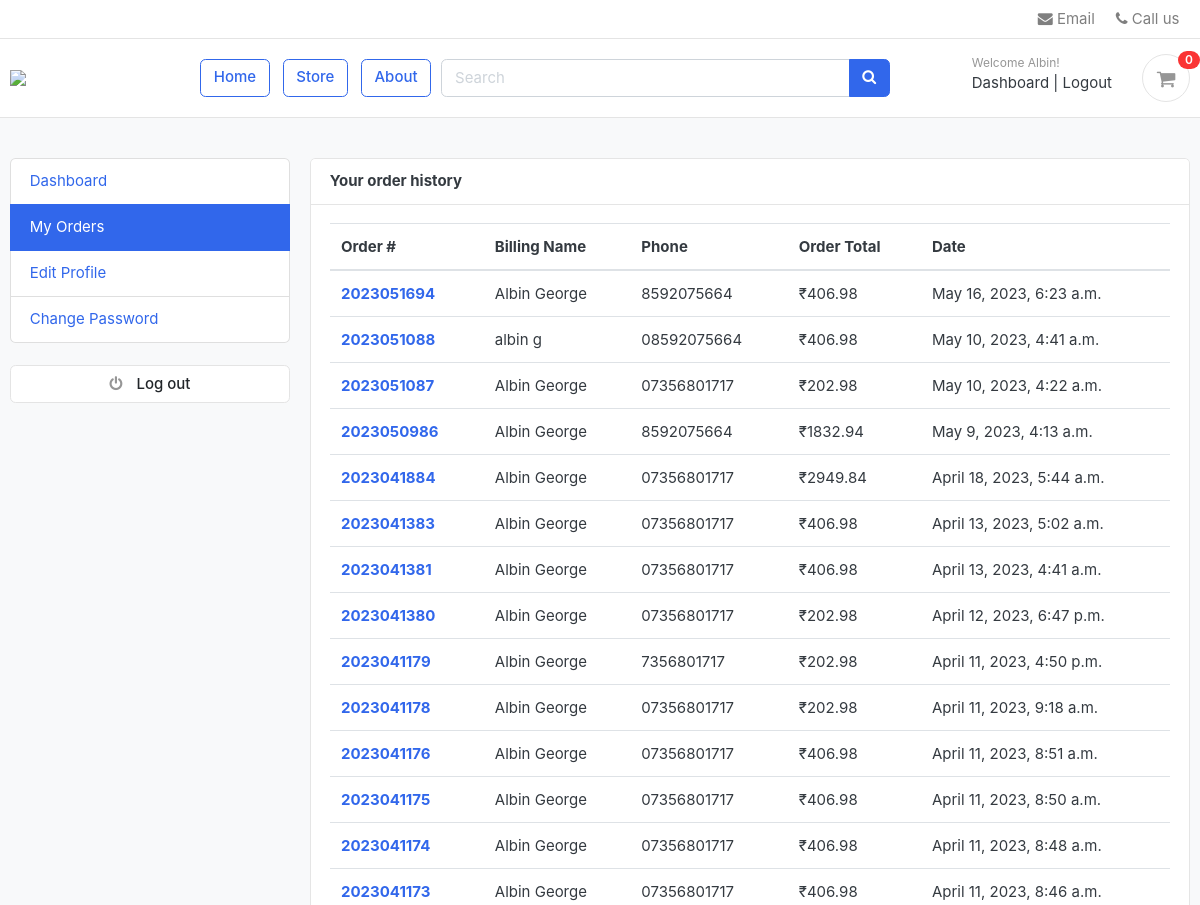
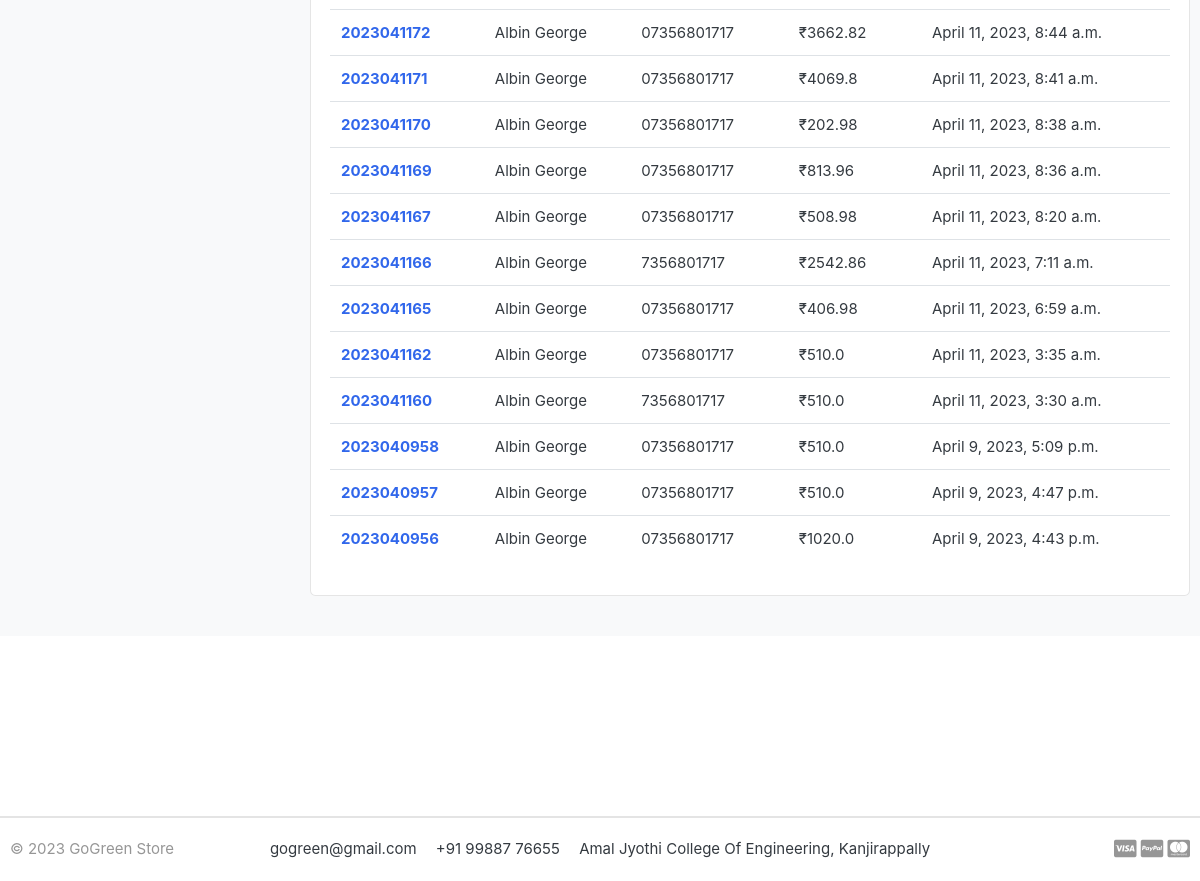
The page /accounts/my_orders/ (signed in) on the database its author committed (2 pictures, top to bottom).
### accounts/models.py (models this page shows, shortened)
class Account(PermissionsMixin,AbstractBaseUser):
    first_name = models.CharField(max_length=50)
    last_name = models.CharField(max_length=50)
    username = models.CharField(max_length=50, unique=True)
    email = models.EmailField(max_length=50, unique=True)
    phone_number = models.CharField(max_length=50)
    date_joined = models.DateTimeField(auto_now_add=True)
    last_login = models.DateTimeField(auto_now_add=True)
    is_admin = models.BooleanField(default=False)
    is_staff = models.BooleanField(default=False)
    is_seller = models.BooleanField(default=False)
    is_active = models.BooleanField(default=False)
    is_superadmin = models.BooleanField(default=False)
    is_superuser = models.BooleanField(default=False)
    USERNAME_FIELD = 'email'
    REQUIRED_FIELDS = ['username', 'first_name', 'last_name']
    objects = MyAccountManager()

### orders/models.py (models this page shows, shortened)
class Order(models.Model):
    STATUS = (
        ('Confirmed', 'Confirmed'), ('Delivered', 'Delivered'),
    )
    user = models.ForeignKey(Account, on_delete=models.SET_NULL, null=True)
    payment = models.ForeignKey(Payment, on_delete=models.SET_NULL, blank=True, null=True)
    order_number = models.CharField(max_length=20)
    first_name = models.CharField(max_length=50)
    last_name = models.CharField(max_length=50)
    phone = models.CharField(max_length=15)
    email = models.EmailField(max_length=50)
    address_line_1 = models.CharField(max_length=50)
    address_line_2 = models.CharField(max_length=50, blank=True)
    country = models.CharField(max_length=50)
    state = models.CharField(max_length=50)
    city = models.CharField(max_length=50)
    order_note = models.CharField(max_length=100, blank=True)
    order_total = models.FloatField()
    tax = models.FloatField()
    status = models.CharField(max_length=10, choices=STATUS)
    ip = models.CharField(blank=True, max_length=20)
    is_ordered = models.BooleanField(default=False)
    created_at = models.DateTimeField(auto_now_add=True)
    updated_at = models.DateTimeField(auto_now=True)
    def full_name(self):
        return f'{self.first_name} {self.last_name}'

### accounts/views.py (the view)
# urls.py: path('my_orders/', views.my_orders, name='my_orders'),
def my_orders(request):
    orders = Order.objects.filter(user=request.user, is_ordered=True).order_by('-created_at')
    auto_search = Product.objects.all()
    context = {'orders': orders, 'auto_search': auto_search, }
    return render(request, 'accounts/my_orders.html', context)

### carts/context_processors.py (called while the page is built)
def counter(request):
    cart_count = 0
    if 'admin' in request.path:
        return {}
    else:
        try:
            cart = Cart.objects.filter(cart_id=_cart_id(request))
            if request.user.is_authenticated:
                cart_items = CartItem.objects.all().filter(user=request.user)
            else:
                cart_items = CartItem.objects.all().filter(cart=cart[:1])
            for cart_item in cart_items:
                cart_count += cart_item.quantity
        except Cart.DoesNotExist:
            cart_count = 0
    return dict(cart_count=cart_count)

### carts/views.py (called while the page is built)
def _cart_id(request):
    cart = request.session.session_key
    if not cart:
        cart = request.session.create()
    return cart

### category/context_processors.py (called while the page is built)
def menu_links(request):
    links = Category.objects.all()
    return dict(links=links)

### templates/accounts/my_orders.html (shortened to what this page needs)
{% extends 'base.html' %}
{% block content %}
<section class="section-conten padding-y bg">
<div class="container">
	<div class="row">
	{% include 'includes/dashboard_sidebar.html' %}
	<main class="col-md-9">
		<article class="card">
		<header class="card-header">
			<strong class="d-inline-block mr-3">Your order history</strong>
		</header>
		<div class="card-body">
			<div class="row">
			<div class="col-md-12">
				<table class="table table-hover">
				  <thead>
				    <tr>
				      <th scope="col">Order #</th>
				      <th scope="col">Billing Name</th>
				      <th scope="col">Phone</th>
				      <th scope="col">Order Total</th>
							<th scope="col">Date</th>
				    </tr>
				  </thead>
				  <tbody>
                  {% for order in orders %}
				    <tr>
				      <th scope="row"><a href="{% url 'order_detail' order.order_number %}">{{order.order_number}}</a></th>
				      <td>{{order.full_name}}</td>
				      <td>{{order.phone}}</td>
				      <td>₹{{order.order_total}}</td>
                      <td>{{order.created_at}}</td>
				    </tr>
				{% endfor %}
				  </tbody>
				</table>
			</div>
			</div>
		</div>
		</article>
	</main>
</div>
</div>
</section>
    <br><br><br><br><br><br><br><br>
{% endblock %}

### templates/includes/navbar.html (shortened to what this page needs)
{% load static %}
<header class="section-header">
    <nav class="navbar p-md-0 navbar-expand-sm navbar-light border-bottom">
        <div class="container">
            <div class="collapse navbar-collapse" id="navbarTop4">
                <ul class="navbar-nav">
                    <li><a href="mailto:projectag28@gmail.com" class="nav-link"> <i class="fa fa-envelope"></i> Email
                    </a></li>
                    <li><a href="tel:+918592075669" class="nav-link"> <i class="fa fa-phone"></i> Call us </a></li>
                </ul>
            </div>
        </div>
    </nav>
    <section class="header-main border-bottom">
        <div class="container">
            <div class="row align-items-center">
                <div class="col-lg-2 col-md-3 col-6">
                    <a href="{% url 'home' %}" class="brand-wrap">
                        <img class="logo" src="{% static './images/logo11.png' %}">
                    </a>
                </div>
                <a href="{% url 'home' %}" class="btn btn-outline-primary">Home</a>
                <a href="{% url 'store' %}" class="btn btn-outline-primary">Store</a>
                <a href="{% url 'about' %}" class="btn btn-outline-primary">About</a>
                 <div class="col-lg  col-md-6 col-sm-12 col">
                    <form action="{% url 'search' %}" class="search" method='GET'>
                        <div class="input-group w-70">
                            <input type="text" class="form-control" style="width:60%;" placeholder="Search"
                                   name="keyword" id="tags" required>
                            <div class="input-group-append">
                                <button class="btn btn-primary" type="submit">
                                    <i class="fa fa-search"></i>
                                </button>
                            </div>
                        </div>
                    </form>
                </div>
                <div class="col-lg-3 col-sm-6 col-8 order-2 order-lg-3">
                    <div class="d-flex justify-content-end mb-3 mb-lg-0">
                        {% if user.id is None %}
                            <div class="widget-header">
                                <small class="title text-muted">Welcome guest!</small>
                                <div>
                                    <a href="{% url 'login' %}">Sign in</a> <span class="dark-transp"> | </span>
                                    <a href="{% url 'register' %}"> Register</a>
                                </div>
                            </div>
                        {% else %}
                            <div class="widget-header">
                                <small class="title text-muted">Welcome {{ user.first_name }}!</small>
                                <div>
                                    <a href="{% url 'dashboard' %}">Dashboard</a> <span class="dark-transp"> | </span>
                                    <a href="{% url 'logout' %}"> Logout</a>
                                </div>
                            </div>
                        {% endif %}
                        <a href="{% url 'cart' %}" class="widget-header pl-3 ml-3">
                            <div class="icon icon-sm rounded-circle border"><i class="fa fa-shopping-cart"></i></div>
                            <span class="badge badge-pill badge-danger notify">{{ cart_count }}</span>
                        </a>
                    </div>
                </div>
            </div>
        </div>
    </section>
</header>

### static/css/ui.css (style rules this page uses)
html { font-family: "Inter", sans-serif; font-size: 15px; }
.icon-xs, .icon-sm, .icon-md, .icon-lg { display: inline-block; text-align: center; flex-shrink: 0; flex-grow: 0; }
.icon-sm { width: 48px; height: 48px; line-height: 48px !important; font-size: 20px; }
.padding-y { padding-top: 40px; padding-bottom: 40px; }
article:after, .form-group:after { display: block; clear: both; content: ""; }
.bg { background-color: #f8f9fa; }
.header-main { position: relative; padding-top: 1rem; padding-bottom: 1rem; }
.brand-wrap .logo, .navbar-brand .logo { margin-right: 7px; max-height: 42px; display: inline-block; }
.widget-header { display: inline-block; vertical-align: middle; position: relative; }
.widget-header a { color: #343a40; }
.widget-header i { color: #969696; }
.widget-header .title { display: block; }
.widget-header .notify { position: absolute; top: -3px; right: -10px; }
.notify { position: absolute; top: -4px; right: -10px; display: inline-block; padding: 0.25em 0.6em; font-size: 12px; line-height: 1; text-align: center; border-radius: 3rem; color: #fff; background-color: #fa3434; }

### rows shown on the page
Account: first_name "Albin"
Order: order_number "2023051694", full_name "Albin George", phone "8592075664", order_total "406.98", created_at "May 16, 2023, 6:23 a.m."
Order: order_number "2023051088", full_name "albin g", phone "08592075664", order_total "406.98", created_at "May 10, 2023, 4:41 a.m."
Order: order_number "2023051087", full_name "Albin George", phone "07356801717", order_total "202.98", created_at "May 10, 2023, 4:22 a.m."
Order: order_number "2023050986", full_name "Albin George", phone "8592075664", order_total "1832.94", created_at "May 9, 2023, 4:13 a.m."
Order: order_number "2023041884", full_name "Albin George", phone "07356801717", order_total "2949.84", created_at "April 18, 2023, 5:44 a.m."
Order: order_number "2023041383", full_name "Albin George", phone "07356801717", order_total "406.98", created_at "April 13, 2023, 5:02 a.m."
Order: order_number "2023041381", full_name "Albin George", phone "07356801717", order_total "406.98", created_at "April 13, 2023, 4:41 a.m."
Order: order_number "2023041380", full_name "Albin George", phone "07356801717", order_total "202.98", created_at "April 12, 2023, 6:47 p.m."
Order: order_number "2023041179", full_name "Albin George", phone "7356801717", order_total "202.98", created_at "April 11, 2023, 4:50 p.m."
Order: order_number "2023041178", full_name "Albin George", phone "07356801717", order_total "202.98", created_at "April 11, 2023, 9:18 a.m."
Order: order_number "2023041176", full_name "Albin George", phone "07356801717", order_total "406.98", created_at "April 11, 2023, 8:51 a.m."
Order: order_number "2023041175", full_name "Albin George", phone "07356801717", order_total "406.98", created_at "April 11, 2023, 8:50 a.m."
Order: order_number "2023041174", full_name "Albin George", phone "07356801717", order_total "406.98", created_at "April 11, 2023, 8:48 a.m."
Order: order_number "2023041173", full_name "Albin George", phone "07356801717", order_total "406.98", created_at "April 11, 2023, 8:46 a.m."
Order: order_number "2023041172", full_name "Albin George", phone "07356801717", order_total "3662.82", created_at "April 11, 2023, 8:44 a.m."
Order: order_number "2023041171", full_name "Albin George", phone "07356801717", order_total "4069.8", created_at "April 11, 2023, 8:41 a.m."
Order: order_number "2023041170", full_name "Albin George", phone "07356801717", order_total "202.98", created_at "April 11, 2023, 8:38 a.m."
Order: order_number "2023041169", full_name "Albin George", phone "07356801717", order_total "813.96", created_at "April 11, 2023, 8:36 a.m."
Order: order_number "2023041167", full_name "Albin George", phone "07356801717", order_total "508.98", created_at "April 11, 2023, 8:20 a.m."
Order: order_number "2023041166", full_name "Albin George", phone "7356801717", order_total "2542.86", created_at "April 11, 2023, 7:11 a.m."
Order: order_number "2023041165", full_name "Albin George", phone "07356801717", order_total "406.98", created_at "April 11, 2023, 6:59 a.m."
Order: order_number "2023041162", full_name "Albin George", phone "07356801717", order_total "510.0", created_at "April 11, 2023, 3:35 a.m."
Order: order_number "2023041160", full_name "Albin George", phone "7356801717", order_total "510.0", created_at "April 11, 2023, 3:30 a.m."
Order: order_number "2023040958", full_name "Albin George", phone "07356801717", order_total "510.0", created_at "April 9, 2023, 5:09 p.m."
Order: order_number "2023040957", full_name "Albin George", phone "07356801717", order_total "510.0", created_at "April 9, 2023, 4:47 p.m."
Order: order_number "2023040956", full_name "Albin George", phone "07356801717", order_total "1020.0", created_at "April 9, 2023, 4:43 p.m."

### other values the page prints
{{ cart_count }} "0"
